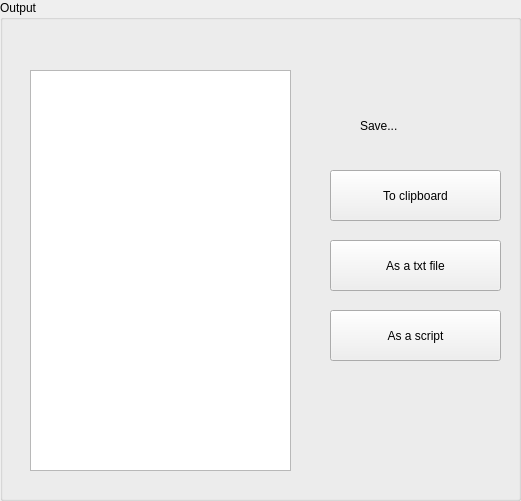
   <widget class="QGroupBox" name="box_output">
    <property name="geometry">
     <rect>
      <x>110</x>
      <y>350</y>
      <width>521</width>
      <height>501</height>
     </rect>
    </property>
    <property name="styleSheet">
     <string notr="true">font: 75 12pt &quot;Calibri&quot;;</string>
    </property>
    <property name="title">
     <string>Output</string>
    </property>
    <widget class="QPushButton" name="btn_save_to_clipboard">
     <property name="geometry">
      <rect>
       <x>330</x>
       <y>170</y>
       <width>171</width>
       <height>51</height>
      </rect>
     </property>
     <property name="styleSheet">
      <string notr="true">font: 75 12pt &quot;Calibri&quot;;</string>
     </property>
     <property name="text">
      <string>To clipboard</string>
     </property>
    </widget>
    <widget class="QPushButton" name="btn_save_to_txt">
     <property name="geometry">
      <rect>
       <x>330</x>
       <y>240</y>
       <width>171</width>
       <height>51</height>
      </rect>
     </property>
     <property name="styleSheet">
      <string notr="true">font: 75 12pt &quot;Calibri&quot;;</string>
     </property>
     <property name="text">
      <string>As a txt file</string>
     </property>
    </widget>
    <widget class="QPushButton" name="btn_save_to_script">
     <property name="geometry">
      <rect>
       <x>330</x>
       <y>310</y>
       <width>171</width>
       <height>51</height>
      </rect>
     </property>
     <property name="styleSheet">
      <string notr="true">font: 75 12pt &quot;Calibri&quot;;</string>
     </property>
     <property name="text">
      <string>As a script</string>
     </property>
    </widget>
    <widget class="QLabel" name="label">
     <property name="geometry">
      <rect>
       <x>360</x>
       <y>100</y>
       <width>111</width>
       <height>51</height>
      </rect>
     </property>
     <property name="styleSheet">
      <string notr="true">font: 26pt &quot;Calibri&quot;;</string>
     </property>
     <property name="text">
      <string>Save...</string>
     </property>
    </widget>
    <widget class="QListWidget" name="output_text">
     <property name="geometry">
      <rect>
       <x>30</x>
       <y>70</y>
       <width>261</width>
       <height>401</height>
      </rect>
     </property>
     <property name="styleSheet">
      <string notr="true">font: 8pt &quot;Calibri&quot;;</string>
     </property>
    </widget>
   </widget>
